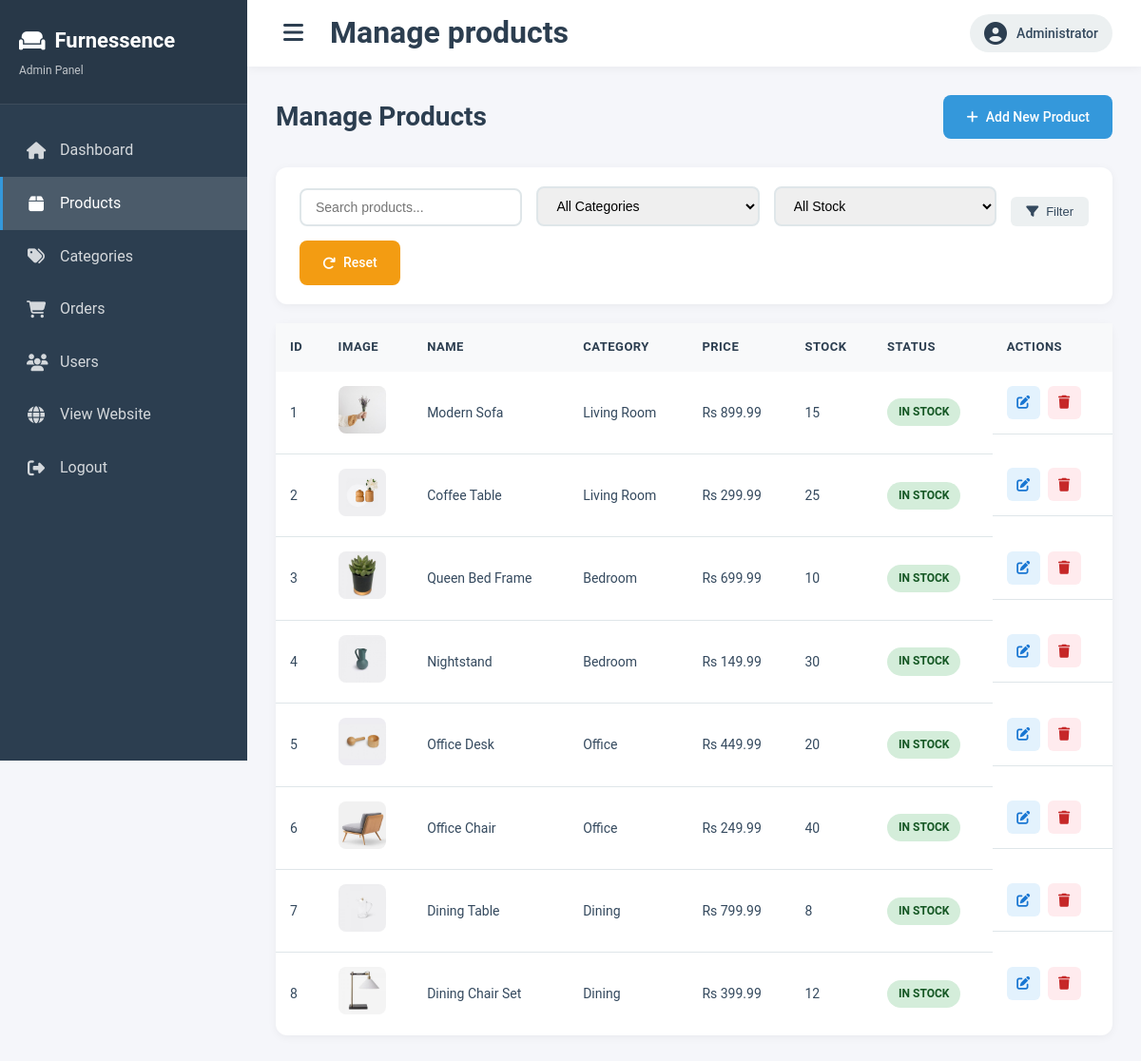
The page /Admin/manage_products.php (signed in) on the database its author committed.
### tables this page shows
CREATE TABLE IF NOT EXISTS products (
    id INT(11) AUTO_INCREMENT PRIMARY KEY,
    category_id INT(11),
    name VARCHAR(255) NOT NULL,
    slug VARCHAR(255) NOT NULL UNIQUE,
    description TEXT,
    price DECIMAL(10,2) NOT NULL,
    stock_quantity INT(11) NOT NULL DEFAULT 0,
    low_stock_threshold INT(11) DEFAULT 10,
    image VARCHAR(255),
    is_active TINYINT(1) DEFAULT 1,
    created_at TIMESTAMP DEFAULT CURRENT_TIMESTAMP,
    updated_at TIMESTAMP DEFAULT CURRENT_TIMESTAMP ON UPDATE CURRENT_TIMESTAMP,
    FOREIGN KEY (category_id) REFERENCES categories(id) ON DELETE SET NULL,
    INDEX idx_category (category_id),
    INDEX idx_slug (slug),
    INDEX idx_active (is_active)
);

CREATE TABLE IF NOT EXISTS categories (
    id INT(11) AUTO_INCREMENT PRIMARY KEY,
    name VARCHAR(100) NOT NULL,
    slug VARCHAR(100) NOT NULL UNIQUE,
    description TEXT,
    created_at TIMESTAMP DEFAULT CURRENT_TIMESTAMP,
    INDEX idx_slug (slug)
);

### Admin/admin_config.php (called while the page is built, shortened)
<?php
require_once dirname(__DIR__) . '/config.php';
function isAdminLoggedIn() {
    return isset($_SESSION['admin_id']) && isset($_SESSION['admin_username']);
}
function getAdminInfo() {
    global $conn;
    $admin_id = $_SESSION['admin_id'];
    $stmt = mysqli_prepare($conn, "SELECT id, username, email, full_name FROM admins WHERE id = ? LIMIT 1");
    mysqli_stmt_bind_param($stmt, "i", $admin_id);
    mysqli_stmt_execute($stmt);
    $result = mysqli_stmt_get_result($stmt);
    if ($result && mysqli_num_rows($result) > 0) {
        $admin = mysqli_fetch_assoc($result);
        return $admin;
    }
    return null;
}
?>

### Admin/manage_products.php (the view, shortened to what this page needs)
<?php
require_once 'admin_config.php';
$admin = getAdminInfo();
$search = isset($_GET['search']) ? $_GET['search'] : '';
$stock_filter = isset($_GET['stock']) ? $_GET['stock'] : 'all';
$where = [];
$params = [];
$types = '';
$where_clause = !empty($where) ? 'WHERE ' . implode(' AND ', $where) : '';
$products_sql = "SELECT p.*, c.name as category_name
    FROM products p
    LEFT JOIN categories c ON p.category_id = c.id
    $where_clause
    ORDER BY p.id ASC";
if (!empty($params)) {
    $products_stmt = mysqli_prepare($conn, $products_sql);
    mysqli_stmt_bind_param($products_stmt, $types, ...$params);
    mysqli_stmt_execute($products_stmt);
    $products_result = mysqli_stmt_get_result($products_stmt);
} else {
    $products_result = mysqli_query($conn, $products_sql);
}
?>
<!DOCTYPE html>
<html lang="en">
<head>
    <link rel="stylesheet" href="../assests/css/admin.css">
    <link rel="stylesheet" href="https://cdnjs.cloudflare.com/ajax/libs/font-awesome/6.4.0/css/all.min.css">
</head>
<body class="admin-body">
    <?php include 'includes/sidebar.php'; ?>
    <div class="admin-main">
        <?php include 'includes/header.php'; ?>
        <div class="admin-content">
            <div class="page-header">
                <h1>Manage Products</h1>
                <a href="add_product.php" class="btn-primary">
                    <i class="fas fa-plus"></i> Add New Product
                </a>
            </div>
            <div class="filters-card">
                <form method="GET" class="filters-form">
                    <div class="filter-group">
                        <input
                            type="text"
                            name="search"
                            placeholder="Search products..."
                            value="<?php echo htmlspecialchars($search); ?>"
                        >
                    </div>
                    <div class="filter-group">
                        <select name="category">
                            <option value="">All Categories</option>
                        </select>
                    </div>
                    <div class="filter-group">
                        <select name="stock">
                            <option value="all" <?php echo $stock_filter == 'all' ? 'selected' : ''; ?>>All Stock</option>
                        </select>
                    </div>
                    <button type="submit" class="btn-filter">
                        <i class="fas fa-filter"></i> Filter
                    </button>
                    <a href="manage_products.php" class="btn-reset">
                        <i class="fas fa-redo"></i> Reset
                    </a>
                </form>
            </div>
            <div class="table-card">
                <div class="table-responsive">
                    <table class="admin-table">
                        <thead>
                            <tr>
                                <th>ID</th>
                                <th>Image</th>
                                <th>Name</th>
                                <th>Category</th>
                                <th>Price</th>
                                <th>Stock</th>
                                <th>Status</th>
                                <th>Actions</th>
                            </tr>
                        </thead>
                        <tbody>
                            <?php if (mysqli_num_rows($products_result) > 0): ?>
                                <?php while($product = mysqli_fetch_assoc($products_result)): ?>
                                    <tr>
                                        <td><?php echo $product['id']; ?></td>
                                        <td>
                                            <?php if (!empty($product['image'])): ?>
                                                <img src="../<?php echo htmlspecialchars($product['image']); ?>" alt="Product" class="product-thumb">
                                            <?php else: ?>
                                                <div class="product-thumb-placeholder">
                                                    <i class="fas fa-image"></i>
                                                </div>
                                            <?php endif; ?>
                                        </td>
                                        <td><?php echo htmlspecialchars($product['name']); ?></td>
                                        <td><?php echo htmlspecialchars($product['category_name'] ?? 'Uncategorized'); ?></td>
                                        <td>Rs <?php echo number_format($product['price'], 2); ?></td>
                                        <td><?php echo $product['stock_quantity']; ?></td>
                                        <td>
                                            <?php if ($product['stock_quantity'] == 0): ?>
                                                <span class="stock-badge out-of-stock">Out of Stock</span>
                                            <?php elseif ($product['stock_quantity'] <= $product['low_stock_threshold']): ?>
                                                <span class="stock-badge low-stock">Low Stock</span>
                                            <?php else: ?>
                                                <span class="stock-badge in-stock">In Stock</span>
                                            <?php endif; ?>
                                        </td>
                                        <td class="actions">
                                            <a href="edit_product.php?id=<?php echo $product['id']; ?>" class="btn-action btn-edit" title="Edit">
                                                <i class="fas fa-edit"></i>
                                            </a>
                                            <a href="?delete=1&id=<?php echo $product['id']; ?>"
                                               class="btn-action btn-delete"
                                               title="Delete"
                                               onclick="return confirm('Are you sure you want to delete this product?')">
                                                <i class="fas fa-trash"></i>
                                            </a>
                                        </td>
                                    </tr>
                                <?php endwhile; ?>
                            <?php else: ?>
                                <tr>
                                    <td colspan="8" class="no-data">No products found</td>
                                </tr>
                            <?php endif; ?>
                        </tbody>
                    </table>
                </div>
            </div>
        </div>
    </div>
</body>
</html>

### Admin/includes/header.php (shortened to what this page needs)
<div class="admin-header">
    <div class="header-left">
        <button class="menu-toggle" onclick="toggleSidebar()">
            <i class="fas fa-bars"></i>
        </button>
        <h1><?php echo ucfirst(str_replace(['_', '.php'], [' ', ''], basename($_SERVER['PHP_SELF']))); ?></h1>
    </div>
    <div class="header-right">
        <div class="admin-profile">
            <i class="fas fa-user-circle"></i>
            <span><?php echo htmlspecialchars($admin['full_name'] ?? 'Admin'); ?></span>
        </div>
    </div>
</div>

### assests/css/admin.css (style rules this page uses)
* { margin: 0; padding: 0; box-sizing: border-box; }
a { text-decoration: none; color: inherit; }
:root { --primary-color: #2c3e50; --secondary-color: #3498db; --success-color: #27ae60; --danger-color: #e74c3c; --warning-color: #f39c12; --info-color: #3498db; --dark-color: #34495e; --light-color: #ecf0f1; --white: #ffffff; --gray: #95a5a6; --border-color: #dfe6e9; --sidebar-width: 260px; --header-height: 70px; }
body.admin-body { font-family: 'Roboto', 'Segoe UI', Tahoma, Geneva, Verdana, sans-serif; background: #f5f6fa; color: #2c3e50; line-height: 1.6; }
.admin-main { margin-left: var(--sidebar-width); min-height: 100vh; transition: all 0.3s; }
.admin-header { background: var(--white); height: var(--header-height); display: flex; align-items: center; justify-content: space-between; padding: 0 30px; box-shadow: 0 2px 10px rgba(0, 0, 0, 0.05); position: sticky; top: 0; z-index: 100; }
.header-left { display: flex; align-items: center; gap: 20px; }
.menu-toggle { background: none; border: none; font-size: 24px; color: var(--primary-color); cursor: pointer; padding: 8px; border-radius: 5px; transition: all 0.3s; }
.header-right { display: flex; align-items: center; gap: 20px; }
.admin-profile { display: flex; align-items: center; gap: 10px; padding: 8px 15px; background: var(--light-color); border-radius: 25px; }
.admin-profile i { font-size: 24px; color: var(--primary-color); }
.admin-profile span { font-size: 14px; font-weight: 500; color: var(--dark-color); }
.admin-content { padding: 30px; }
.page-header { display: flex; justify-content: space-between; align-items: center; margin-bottom: 30px; }
.page-header h1 { font-size: 28px; font-weight: 700; color: var(--primary-color); }
.btn-primary, .btn-secondary, .btn-success, .btn-danger, .btn-filter, .btn-reset, .btn-view-all { display: inline-flex; align-items: center; gap: 8px; padding: 12px 24px; border: none; border-radius: 8px; font-size: 14px; font-weight: 500; cursor: pointer; text-decoration: none; transition: all 0.3s; }
.btn-primary { background: var(--secondary-color); color: var(--white); }
.btn-filter { background: var(--light-color); color: var(--dark-color); padding: 8px 16px; font-size: 13px; border-radius: 6px; }
.btn-reset { background: var(--warning-color); color: var(--white); }
.table-card, .dashboard-card, .form-card, .filters-card { background: var(--white); border-radius: 12px; box-shadow: 0 2px 10px rgba(0, 0, 0, 0.05); margin-bottom: 20px; }
.table-responsive { overflow-x: auto; }
.admin-table { width: 100%; border-collapse: collapse; }
.admin-table thead { background: #f8f9fa; }
.admin-table th { padding: 15px; text-align: left; font-weight: 600; color: var(--primary-color); font-size: 13px; text-transform: uppercase; letter-spacing: 0.5px; }
.admin-table td { padding: 15px; border-bottom: 1px solid var(--border-color); font-size: 14px; color: var(--dark-color); }
.admin-table tbody tr:last-child td { border-bottom: none; }
.product-thumb { width: 50px; height: 50px; object-fit: cover; border-radius: 8px; }
.stock-badge, .status-badge { display: inline-block; padding: 5px 12px; border-radius: 20px; font-size: 12px; font-weight: 600; text-transform: uppercase; }
.stock-badge.in-stock { background: #d4edda; color: #155724; }
.actions { display: flex; gap: 8px; }
.btn-action { width: 35px; height: 35px; border-radius: 6px; display: inline-flex; align-items: center; justify-content: center; border: none; cursor: pointer; transition: all 0.3s; text-decoration: none; font-size: 14px; }
.btn-action.btn-edit { background: #e3f2fd; color: #1976d2; }
.btn-action.btn-delete { background: #ffebee; color: #c62828; }
.filters-card { padding: 20px 25px; }
.filters-form { display: flex; flex-wrap: wrap; gap: 15px; align-items: flex-end; }
.filter-group { flex: 1; min-width: 200px; }
.filter-group input, .filter-group select { width: 100%; padding: 10px 15px; border: 2px solid var(--border-color); border-radius: 8px; font-size: 14px; }

### rows shown on the page
products: id "1", image (picture), name "Modern Sofa", category.name "Living Room", price "899.99", stock_quantity "15", low_stock_threshold "IN STOCK"
products: id "2", image (picture), name "Coffee Table", category.name "Living Room", price "299.99", stock_quantity "25", low_stock_threshold "IN STOCK"
products: id "3", image (picture), name "Queen Bed Frame", category.name "Bedroom", price "699.99", stock_quantity "10", low_stock_threshold "IN STOCK"
products: id "4", image (picture), name "Nightstand", category.name "Bedroom", price "149.99", stock_quantity "30", low_stock_threshold "IN STOCK"
products: id "5", image (picture), name "Office Desk", category.name "Office", price "449.99", stock_quantity "20", low_stock_threshold "IN STOCK"
products: id "6", image (picture), name "Office Chair", category.name "Office", price "249.99", stock_quantity "40", low_stock_threshold "IN STOCK"
products: id "7", image (picture), name "Dining Table", category.name "Dining", price "799.99", stock_quantity "8", low_stock_threshold "IN STOCK"
products: id "8", image (picture), name "Dining Chair Set", category.name "Dining", price "399.99", stock_quantity "12", low_stock_threshold "IN STOCK"

### other values the page prints
str_replace(['_', '.php'], [' ', ''], basename($_SERVER['PHP_SELF'])) "Manage products"
$admin['full_name'] "Administrator"
